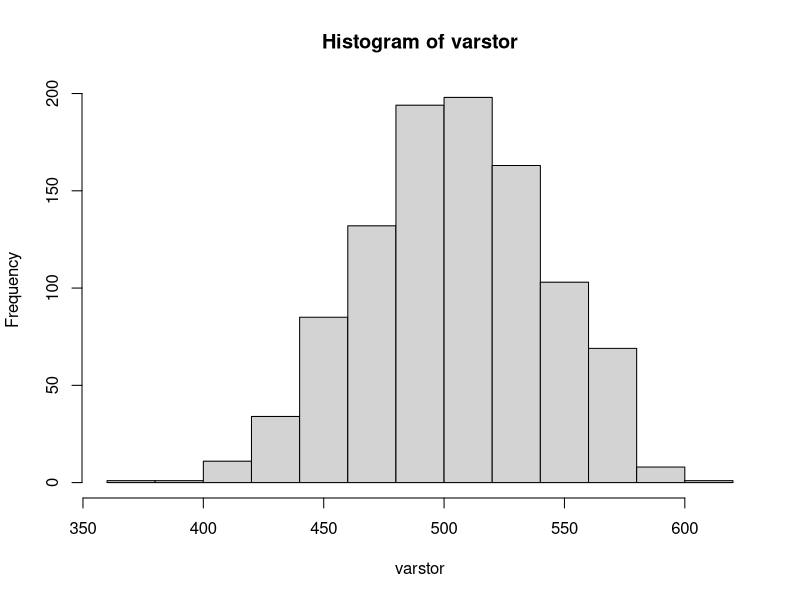

Generate this figure with R:
## ---- chunk 1
days=1:365
count=1135 # number of times the bet was made
repeatn=1000
varstor=numeric()
for (j in 1:repeatn){
brownlow = 0
for (i in 1:count) {
  sam=sample(days,size=35,replace = T)
  y=duplicated(sam)
  if (sum(y)>0) brownlow=brownlow+1
  else brownlow = brownlow - 2
}
varstor[j]=brownlow
}
hist(varstor)
var(varstor)
print(paste('average return = ', mean(varstor)))

## ---- chunk 2
varsorted = sort(varstor)
LCL = varsorted[25]
UCL = varsorted[975]
print(paste('UCL = ',UCL, 'LCL = ',LCL))


